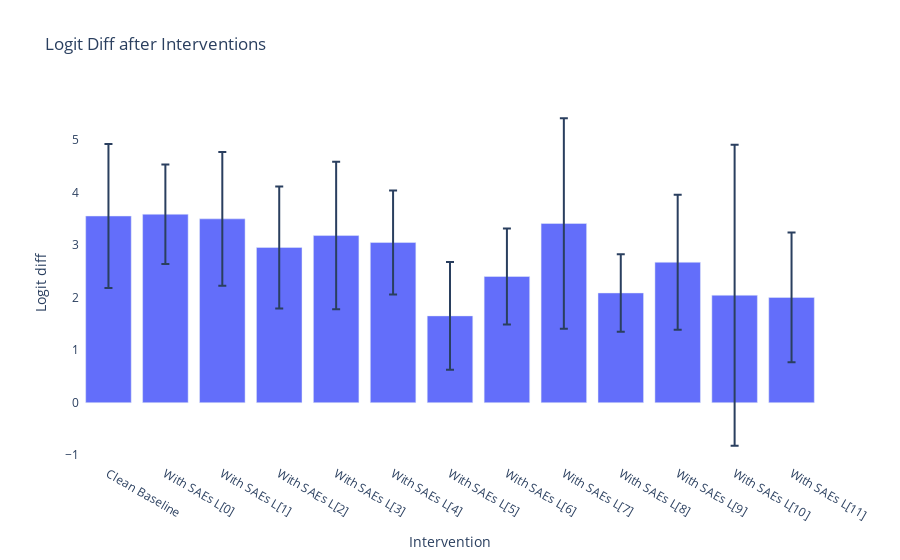

Notebook cell for this chart:
### Markdown cell above
Sometimes we want to rapidly run with different combinations of SAEs, in which case keeping track of what SAEs are on / off can be a hassle.

If you know that you only want to temporarily run with some SAEs turned on for one forward pass, you can use `model.run_with_saes(tokens, act_names=act_names)`. You should pass in a list of strings for the activations corresponding to the SAEs that you want to turn on for this forward pass. Note if you already have some SAEs turned on, this will turn them off. It will also turn off all attached SAEs after running, creating a clean slate.

To demonstrate, let's use `run_with_saes` evaluate many combinations of SAEs on different cross sections of the IOI circuit.

### Code cell
all_layers = [[i] for i in range(12)] # load each SAE individually
# all_layers = [[0, 1], [2, 4], [5], [5,6], [7, 8], [9, 10, 11]] # or load combinations of SAEs
x_axis = ['Clean Baseline']
per_prompt_logit_diffs = [
    original_per_prompt_logit_diff,
]

for layers in all_layers:
    act_names = [utils.get_act_name('resid_pre', layer) for layer in layers]
    logits_with_saes = model.run_with_saes(tokens, act_names=act_names)
    average_logit_diff_with_saes = logits_to_ave_logit_diff(logits_with_saes, answer_tokens)
    per_prompt_diff_with_saes = logits_to_ave_logit_diff(logits_with_saes, answer_tokens, per_prompt=True)

    x_axis.append(f"With SAEs L{layers}")
    per_prompt_logit_diffs.append(per_prompt_diff_with_saes)

show_avg_logit_diffs(x_axis, per_prompt_logit_diffs)

### Figure 1 — Plotly figure (JSON) as saved in the notebook; plotly's stock layout.template omitted (floating-point values rounded to 4 significant figures)
{"data": [{"error_y": {"array": [1.368, 0.9449, 1.271, 1.161, 1.404, 0.9901, 1.024, 0.9156, 2.003, 0.7385, 1.283, 2.865, 1.235], "type": "data", "visible": true}, "type": "bar", "x": ["Clean Baseline", "With SAEs L[0]", "With SAEs L[1]", "With SAEs L[2]", "With SAEs L[3]", "With SAEs L[4]", "With SAEs L[5]", "With SAEs L[6]", "With SAEs L[7]", "With SAEs L[8]", "With SAEs L[9]", "With SAEs L[10]", "With SAEs L[11]"], "y": [3.552, 3.585, 3.497, 2.953, 3.18, 3.047, 1.651, 2.401, 3.409, 2.088, 2.671, 2.044, 2.002]}], "layout": {"plot_bgcolor": "white", "title": {"text": "Logit Diff after Interventions"}, "xaxis": {"title": {"text": "Intervention"}}, "yaxis": {"title": {"text": "Logit diff"}}}}
